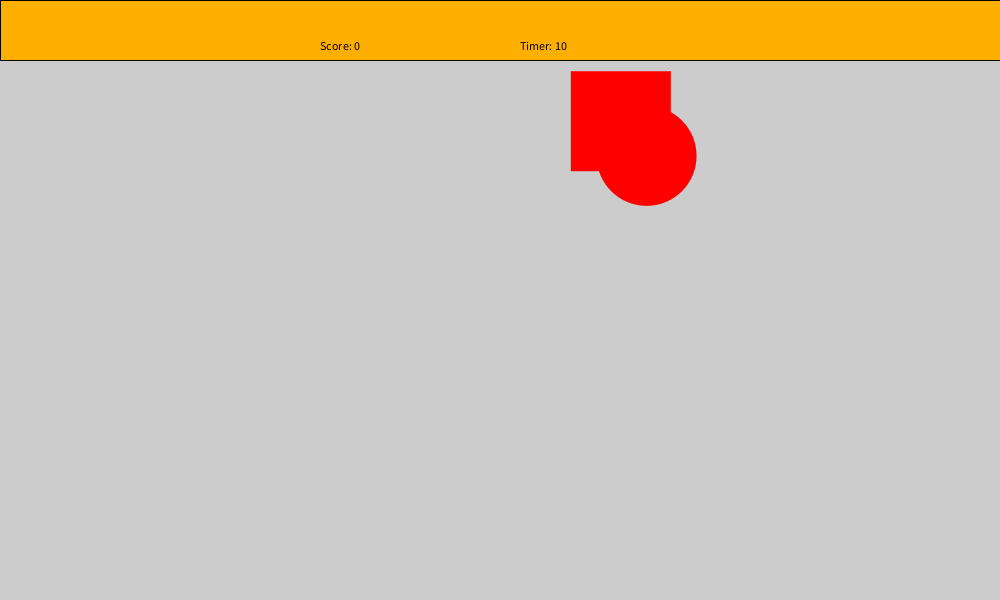
Frame 1 (no input)
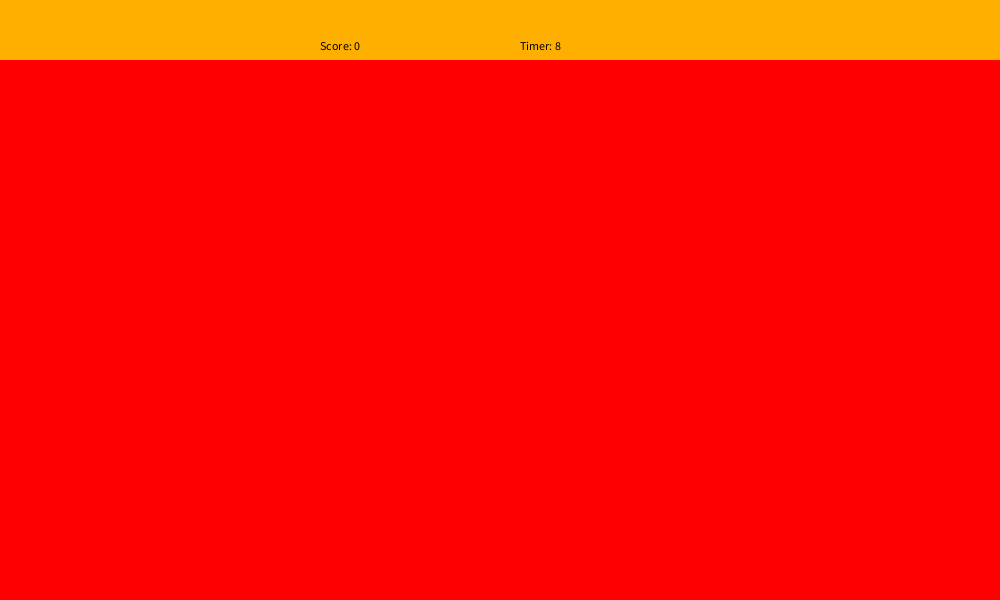
Frame 60 (the mouse pressed at the canvas centre just before this capture)
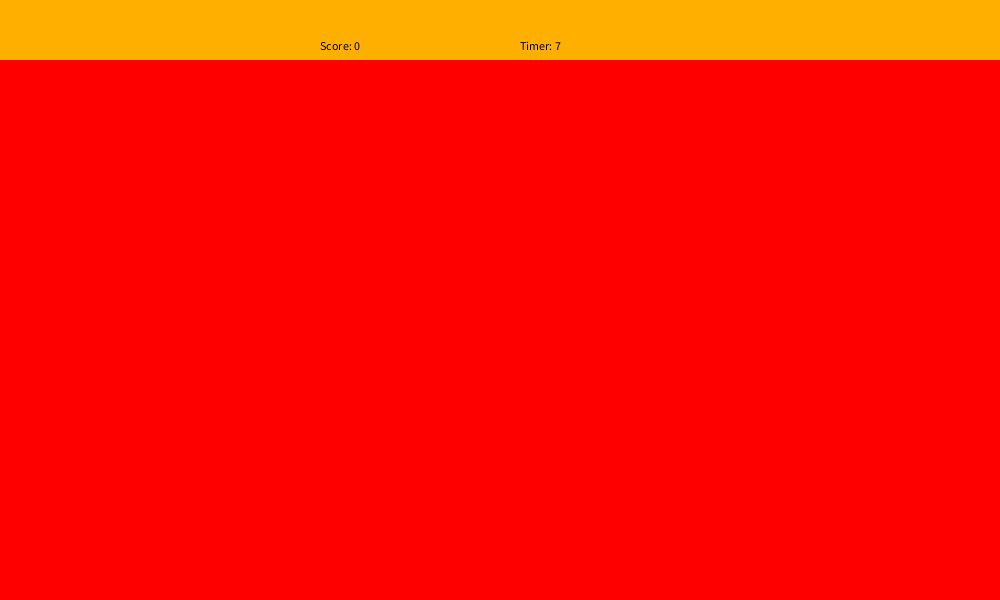
Frame 120 (the mouse held since frame 60 and released just before this capture)

The Processing sketch that drew these frames (run headless with seeded random() and noise(); from frame 60 on, the mouse is pressed at the canvas centre):

// Processing sketch: processing_90286
// ── processing_90286.pde

int score=0; 
int timer=10; 
float enemyX=0;
float enemyY=0; 
float enemy2X;
float enemy2Y;
int give = 100;
int timeLast = 0; 
 
void setup() {
  size(1000, 600); 
  smooth(); 
  timeLast=second(); 
  enemyX=random(1000); 
  enemyY=random(600); 
  enemy2X=random(600);
  enemy2Y=random(300);
  
}

boolean on=true; 
void draw() 
{ 
 
  
  if (timer>0) { 
    game(); 
  }
}
 
void game() { 
  if (second()!=timeLast) { 
    timeLast=second(); 
    timer-=1; 
  }
 if(frameCount% 10== 0) {
    if(on)
  background(224,0,0);
    else
  background(255,0,0);
    on = !on;
  }
  fill(255,175,0);
  rect(0,0,1000,60);
  fill(0);
  text("Score: "+score, 320, 50); 
  text("Timer: "+timer, 520, 50); 
  noStroke();
  fill(255,0,0); 
  rect(enemy2X, enemy2Y, give, give);
  ellipse(enemyX, enemyY, give, give); 
}
 
void mouseClicked() { 
  if (mouseX<enemyX+give && mouseX>enemyX-give) { 
    if (mouseY<enemyY+give && mouseY>enemyY-give) { 
      score+=1; 
      enemyX=random(1000); 
      enemyY=random(600);
    }
  }
if (mouseX<enemy2X+give && mouseX>enemy2X-give) { 
    if (mouseY<enemy2Y+give && mouseY>enemy2Y-give) { 
      score-=1; 
      enemy2X=random(1000); 
      enemy2Y=random(600); 
}
}

}
